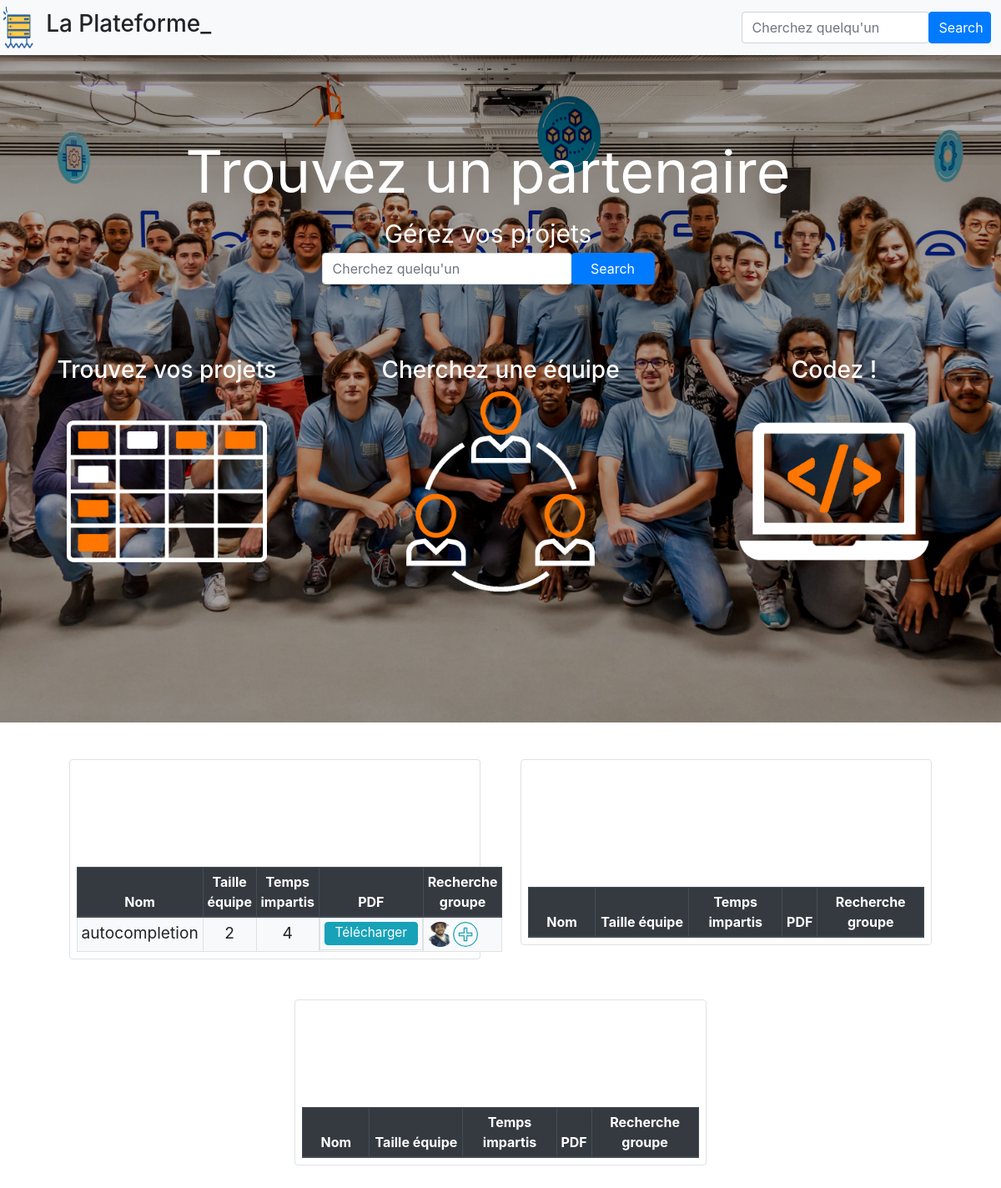
Before: /main.php with the older database file.
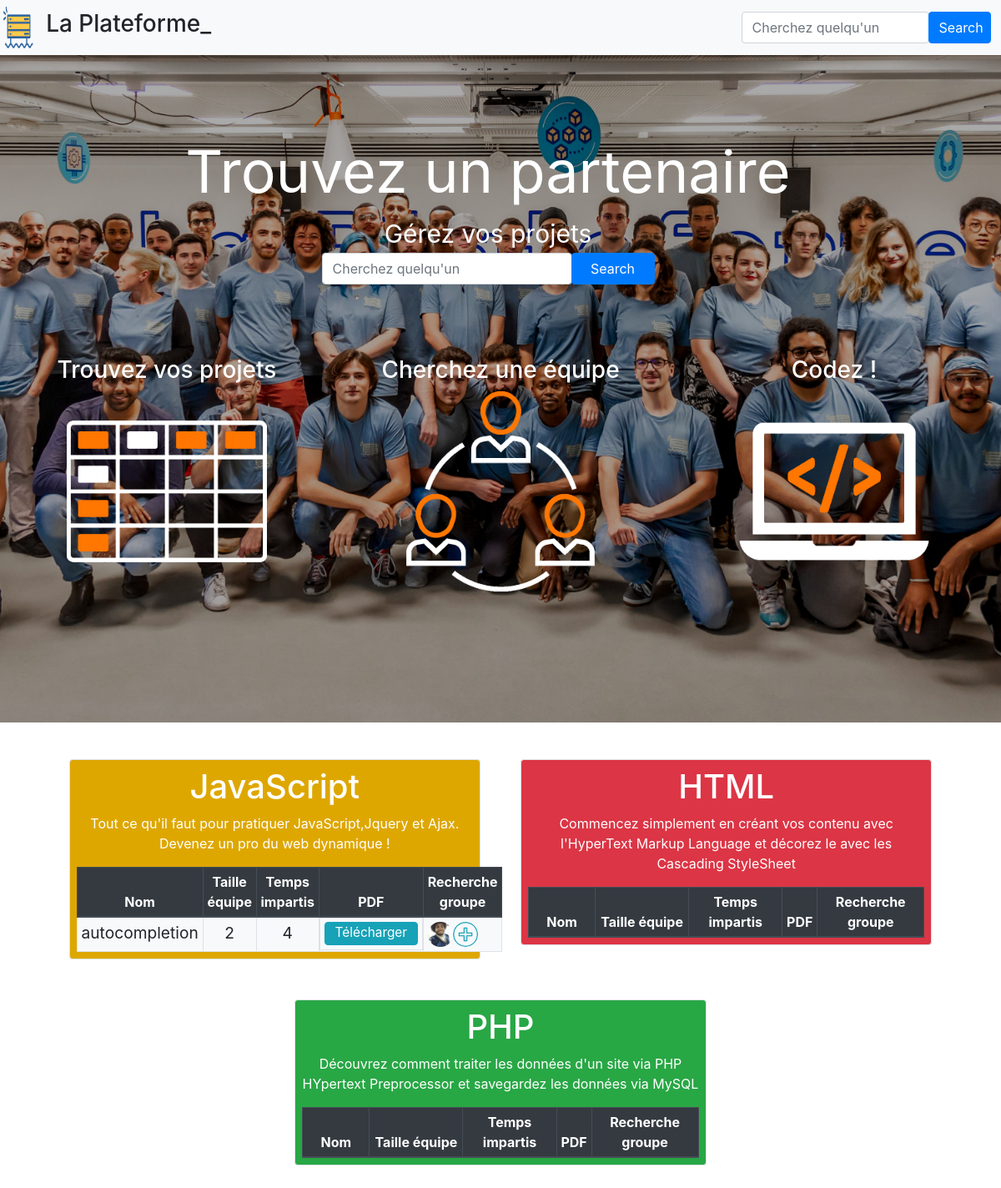
After: the same page with the newer database file.
### tables this page shows
CREATE TABLE `units` (
  `id` int NOT NULL AUTO_INCREMENT,
  `name` varchar(255) NOT NULL,
  `description` text NOT NULL,
  `color` varchar(255) NOT NULL,
  PRIMARY KEY (`id`)
);

CREATE TABLE `projects` (
  `name` varchar(255) NOT NULL,
  `pdf` varchar(255) NOT NULL,
  `chrono` int NOT NULL,
  `min_size` int NOT NULL,
  `id` int NOT NULL AUTO_INCREMENT,
  `promo` int NOT NULL,
  `unit` int NOT NULL,
  PRIMARY KEY (`id`)
);

### models/bdd/bdd.php (called while the page is built, shortened)
<?php
class Bdd
{
    public function __construct() {
        try {
		$pdo = new PDO("mysql:host=localhost;dbname=autocompletion;charset=UTF8","root","");
	} catch(Exception $e) {
		return display_errors(["Une erreur est survenue lors de la connection ".$e->getMessage()]);
	}
	$this->pdo = $pdo;
    }
}

### models/unit/unit.php (called while the page is built)
<?php
require("models/bdd/bdd.php");
class Unit extends Bdd {
	public function get_unit_infos($id_unit){
		$sth = $this->pdo->prepare("SELECT * FROM units where id=?");
		if($sth->execute(array($id_unit))) {
			return $sth->fetchAll(PDO::FETCH_ASSOC);
		} else {
			throw new Exception("Can't get unit infos : Bad id '$id_unit'");
		}
	}
	public function get_unit_projects($id_unit) {
		$sth = $this->pdo->prepare("SELECT * FROM projects WHERE unit=?");
		if($sth->execute(array($id_unit))) {
			return $sth->fetchAll(PDO::FETCH_ASSOC);
		} else {
			throw new Exception("Can't get projects from unit Bad id '$id_unit'");
		}
	}
	public function get_all_unit() {
		return $this->pdo->query("SELECT * FROM units")->fetchAll(PDO::FETCH_ASSOC);
	}
}

### views/project_table.php (the view, shortened to what this page needs)
<div class='card border rounded col-5 p-2 m-4' style='height:fit-content;background:<?=$unit["color"]?>;'>
	<p class='h2 text-white text-center' style='font-size:2.5em;'><?=$unit["name"]?></p>
	<p class='text-white text-center' style='font-size:1em;'><?=$unit["description"]?></p>
	<table class='table col-12 table-stripped table-bordered table-sm mb-0'>
		<thead class='thead-dark'>
			<tr>
				<th class='text-center' style='width:5em;'>Nom</th>
				<th class='text-center' style='width:7em;'>Taille équipe</th>
				<th class='text-center' style='width:7em;'>Temps impartis</th>
				<th class='text-center' style='width:1em;'>PDF</th>
				<th class='text-center' style='width:8em;'>Recherche groupe</th>
			</tr>
		</thead>
		<tbody class='bg-light'>
<?php $table_head = ob_get_clean(); ?>

### main.php (shortened to what this page needs)
<!DOCTYPE html>
<html lang="fr">
	<head>
	    <link rel="stylesheet" href="https://stackpath.bootstrapcdn.com/bootstrap/4.5.0/css/bootstrap.min.css">
	    <link rel="stylesheet" type="text/css" href="css/style.css">
	</head>
	<body class='m-0 p-0'>
	    <header class='d-flex row w-100 m-0 justify-content-center bg-light border-secondary'>
		<div class='input-group w-100 row col-12 mt-2 justify-content-between p-0 mb-2 mr-2' >
			<div class='col-4 row align-items-center m-0 p-0'>
				<img src='medias/logo.png' class='col-lg-2 col-4' height='50' />
				<p class='h3 text-black' class='col-lg-8 col-8 m-0 p-0'>La Plateforme_</p>
			</div>
			<div class='p-0 m-0 row col-lg-3 col-md-5 col-6 search_parent align-items-center' >
				<input id="search" type="text" name="research" placeholder="Cherchez quelqu'un" class='form-control col-lg-9 col-8'/>
				<div class='input-group-append col-lg-3 col-4 p-0'>
					<button class='btn btn-primary col-12' style='height:fit-content;'type='button' name='search' id='searchBtn'>Search</button>
				</div>
			</div>
		</div>
	    </header>
	    <main>
		<div class='w-100 row  ml-0 mb-3 p-0' style='background:url("medias/promo2002-dark.jpeg") no-repeat center;background-size:cover; height:50em;'>
			<div class='input-group row col-12 mt-2 justify-content-center p-0 mb-2 mr-2 align-items-center' >
				<div class='p-0 m-0 row col-lg-12 align-items-center justify-content-center search_main_parent' style='height:fit-content;'>
					<p class='text-white text-center col-12 m-0' style='font-size:70px;'>Trouvez un partenaire</p>
					<p class='text-white text-center col-12 m-0' style='font-size:30px;'>Gérez vos projets</p>
					<input id="search_main" type="text" name="research" placeholder="Cherchez quelqu'un" class='form-control col-3'/>
					<div class='input-group-append col-1 p-0'>
						<button class='btn btn-primary col-12' style='height:fit-content;'type='button' name='search' id='searchBtn'>Search</button>
					</div>
				</div>
			</div>
			<div class='row col-12 m-0 p-0 justify-content-around'>
				<div class='col-4 m-0 p-0 row justify-content-center' style='height:fit-content;'>
					<p class='h3 text-white text-center col-12' style='height:fit-content;'>Trouvez vos projets</p>
					<img src='medias/project.png' style='height:15em;'/>
				</div>
				<div class='col-4 m-0 p-0 row justify-content-center' style='height:fit-content;'>
					<p class='h3 text-white text-center col-12' style='height:fit-content;'>Cherchez une équipe</p>
					<img src='medias/collaborate.png' style='height:15em;'/>
				</div>
				<div class='col-4 m-0 p-0 row justify-content-center' style='height:fit-content;'>
					<p class='h3 text-white text-center col-12' style='height:fit-content;'>Codez !</p>
					<img src='medias/program.png' style='height:15em;'/>
				</div>
			</div>
		</div>
		<div class='m-1 mt-3 p-1 row justify-content-center'>
			<?php require("controller/projects_tables.php"); ?>
		</div>
	    </main>
	</body>
</html>

### controller/projects_tables.php
<?php
require("models/unit/unit.php");
try {
	$u = new Unit();
	$units = $u->get_all_unit();
	foreach($units as $unit) {
			$infos = $u->get_unit_infos($unit["id"]);
			require("views/project_table.php");
			echo $table_head;
			$projects = $u->get_unit_projects($unit["id"]);
			foreach($projects as $project) {
				require("views/project_table_content.php");
				echo $table_content;
			}
			require("views/project_table_end.php");
			echo $table_end;
	}
} catch (Exception $e) {
	echo $e->get_error_message();
}

### views/project_table_content.php (shortened to what this page needs)
<tr style='font-size:1.2em;'>
	<td class='text-center'><?=$project["name"]?></td>
	<td class='text-center'><?=$project["min_size"]?></td>
	<td class='text-center'><?=$project["chrono"]?></td>
	<td class='d-flex justify-content-center'><a href='<?=$project["pdf"]?>' class='btn btn-info project_pdf_btn m-0 pb-0 pt-0' style='height:1.8em;font-size:0.8em;'>Télécharger</a></td>
	<td class=' '><img src='medias/avatars/1.jpg' class='rounded-circle' height="30"/><img src='medias/add.png' class='rounded-circle' height='30'/></td>
</tr>
<?php $table_content = ob_get_clean();?>

### views/project_table_end.php (shortened to what this page needs)
		</tbody>
	</table>
</div>
<?php $table_end = ob_get_clean(); ?>

### css/style.css (style rules this page uses)
body { overflow-x:hidden; }
.search_parent { position:relative; }

Changed rows visible on the page:
changed units "autocompletion": color empty → "#dea700" (drawn); name (not shown) → "JavaScript"; description (not shown) → "Tout ce qu'il faut pour pratiquer JavaScript,Jquery et Ajax. Devenez un pro du web dynamique !"
changed units: color empty → "#dc3545" (drawn); name (not shown) → "HTML"; description (not shown) → "Commencez simplement en créant vos contenu avec l'HyperText Markup Language et décorez le avec les Cascading StyleSheet"
changed units: color empty → "#28a745" (drawn); name (not shown) → "PHP"; description (not shown) → "Découvrez comment traiter les données d'un site via PHP HYpertext Preprocessor et savegardez les données via MySQL"
